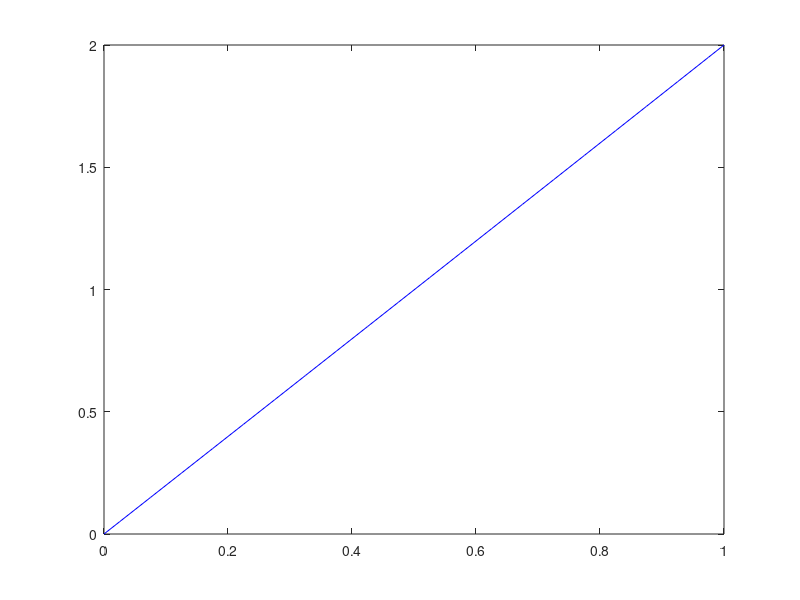

Reproduce this figure in MATLAB.
% Cho bài toán khuếch tán như sau:
% \dfrac{\partial u}{\partial t}(x, t) = D\dfrac{\partial^2 u}{\partial^2 x}(x, t) + S(x, t)

% Câu 1.a
% u_e(x, t) = e^{-t}(x^2 - x) + 2x thỏa điều kiện đầu và điều kiện biên của
% bài toán:
% Điều kiện đầu: u(x, 0) &= x^2 + x
% Điều kiện biên: u(0, t) = 0, u(1, t) = 2

% Câu 1.b
% D = 1, để u_e(x, t) = e^{-t}(x^2 - x) + 2x thì
% S(x,t) = -e^{-t}(x^2-x+2)

% Câu 1.c
% D = 1
% S(x,t) = -e^{-t}(x^2-x+2)
% Lưới 20 phần tử và 10 bước thời gian.
% Tìm sai số giữa u_h và u_e

% Giải quyết bài toán
% Xóa bộ nhớ, xóa các biến trước đó
clc; clear all; format long % set up

% Khoảng giá trị của x
x_start = 0; x_end = 1;

% Chiều dài không gian
L = x_end - x_start;

% Khoảng giá trị của t
t_start = 0; t_end = 5;

% Tổng thời gian
T = t_end - t_start;

% Số lượng phần tử của lưới
Ne = 20;

% Kích thước bước không gian (Spatial step size)
dL = L / Ne;

% Khởi tạo các phần tử
ele.coo = (dL / 2):dL:L;

% Số lượng bước thời gian
Nt = 10;

% Kích thước bước thời gian (Time step size)
dt = T / Nt;

% Hệ số khuếch tán
D = 1;

% Điều kiện đầu
U_o = (ele.coo).^2 + ele.coo;

% Các điều kiện biên
UL = 0; UR = 2;

% Khởi tạo giá trị độ lỗi
Er = 0;

% Cài đặt bộ giải
for i_tim=1:Nt              % Vòng lặp thời gian
    MU = zeros(Ne); FU = zeros(Ne,1);
    for k=1:Ne              % Vòng lặp thể tích
        % Tính toán source term
        S = -exp(-i_tim*dt) * (ele.coo(k)^2 - ele.coo(k) + 2);

        MU(k,k) = MU(k,k) + dL/dt;
        FU(k) = FU(k) + dL/dt*U_o(k) + S*dL;

        % inside volume
        if k > 1 && k < Ne      
            MU(k,[k k-1])=MU(k,[k k-1])+D/dL*[1 -1];
            MU(k,[k k+1])=MU(k,[k k+1])+D/dL*[1 -1];
        end
    end

    % Điều kiện biên trái
    MU(1,1)     = MU(1,1) + D/dL*2;
    FU(1)       = FU(1) + D/dL*2*UL;
    MU(1,[1 2]) = MU(1,[1 2]) + D/dL*[1 -1];

    % Điều kiện biên phải
    MU(Ne,[Ne Ne-1]) = MU(Ne,[Ne Ne-1]) + D/dL*[1 -1];
    MU(Ne,Ne)        = MU(Ne,Ne) + D/dL*2;
    FU(Ne)           = FU(Ne) + D/dL*2*UR;

    % Giải hệ phương trình tuyến tính
    U = MU\FU; U_o = U; 
    X = [0 ele.coo 1]; UU = [UL; U; UR];
    plot(X',UU,'b-'); pause(0.5);

    % Tính toán độ lỗi
    Ert=0; Ue=zeros(Ne,1);
    for k=1:Ne
        Ue(k) = exp(-i_tim*dt)*(ele.coo(k)^2 - ele.coo(k)) + 2 * ele.coo(k);
        Ert = Ert + (U(k) - Ue(k))^2*dL;
    end
    Er = Er + dt*Ert;
end % loop of time

Er=sqrt(Er); disp(Er);